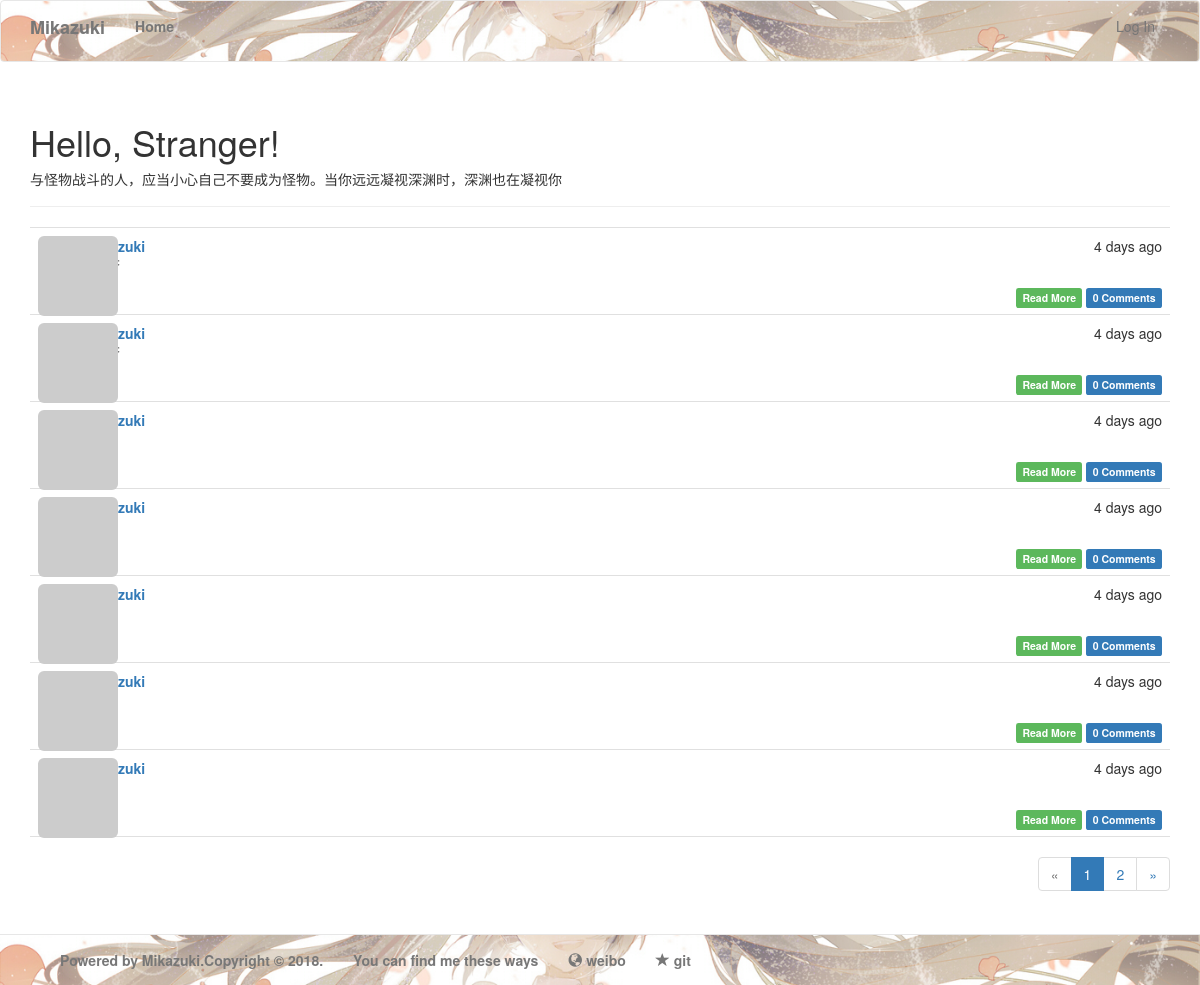
/, run on an earlier commit of the app's database.
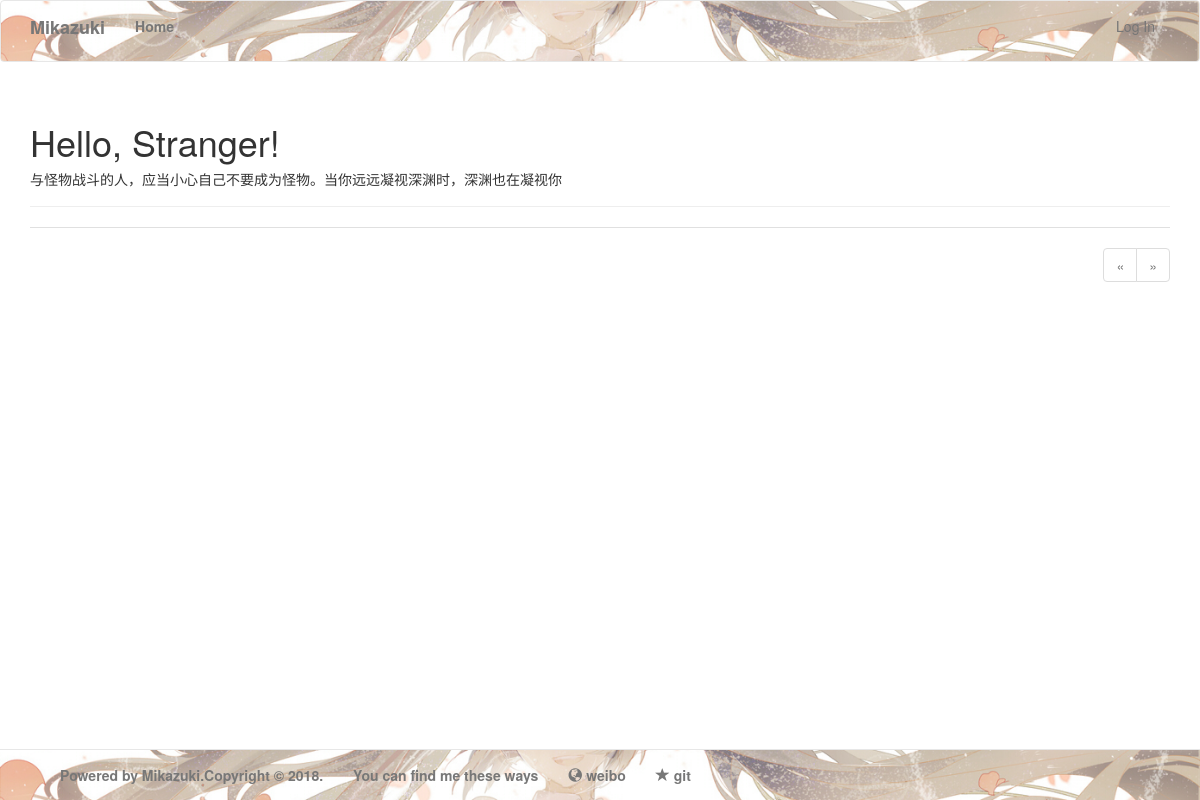
And on a later commit of the database.
### app/models.py (models this page shows, shortened)
class Post(db.Model):
    __tablename__ = 'posts'
    id = db.Column(db.Integer,primary_key=True)
    body = db.Column(db.Text)
    timestamp = db.Column(db.DateTime,index=True,default=datetime.utcnow)
    author_id = db.Column(db.Integer,db.ForeignKey('users.id'))
    comments = db.relationship('Comment',backref='post',lazy='dynamic')
    body_html = db.Column(db.Text)

### app/main/views.py (the view)
@main.route('/',methods=['GET','POST'])
def index():
    form = PostForm()
    if current_user.can(Permission.WRITE_ARTICLES) and form.validate_on_submit():
        post = Post(body=form.body.data,author=current_user._get_current_object())
        db.session.add(post)
        return redirect(url_for('.index'))
    page = request.args.get('page',1,type=int)
    pagination = Post.query.order_by(Post.timestamp.desc()).paginate(page,per_page=current_app.config['FLASKY_POSTS_PRE_PAGE'],error_out=False)
    posts = pagination.items
    return render_template('index.html',form=form,posts=posts,pagination=pagination)

### app/auth/views.py (called while the page is built)
@auth.before_app_request
def before_request():
    if current_user.is_authenticated:
        current_user.ping()
        if not current_user.confirmed \
                and request.endpoint \
                and request.blueprint != 'auth' \
                and request.endpoint != 'static':
            return redirect(url_for('auth.unconfirmed'))

### app/main/__init__.py (called while the page is built)
@main.app_context_processor
def inject_permissions():
    return dict(Permission=Permission)

### app/models.py (called while the page is built)
    def gravatar(self, size=100, default='identicon', rating='g'):
        url = 'https://secure.gravatar.com/avatar'
        hash = hashlib.md5(self.email.lower().encode('utf-8')).hexdigest()
        return '{url}/{hash}?s={size}&d={default}&r={rating}'.format(
            url=url, hash=hash, size=size, default=default, rating=rating)

    def can(self,permissions):
        return False

    def is_administrator(self):
        return False

### app/templates/index.html (shortened to what this page needs)
{% extends "base.html" %}
{% import "bootstrap/wtf.html" as wtf %}
{% import "_macros.html" as macros %}
{% block page_content %}
<div class="page-header">
    <h1>Hello, {% if current_user.is_authenticated %}{{ current_user.username }}{% else %}Stranger{% endif %}!</h1>
    <h5>与怪物战斗的人，应当小心自己不要成为怪物。当你远远凝视深渊时，深渊也在凝视你</h5>
</div>
{% include '_posts.html' %}
{% if pagination %}
<div class="pagination">
    {{ macros.pagination_widget(pagination, '.index') }}
</div>
{% endif %}
{% endblock %}

### app/templates/_posts.html (shortened to what this page needs)
<ul class="posts">
        {% for post in posts %}
        <li class="post">
            <div class="post-thumbnail">
                <a href="{{ url_for('.user', username=post.author.username) }}">
                    {% if post.author.username=="Mikazuki" %}
                    <img class="img-rounded profile-thumbnail" src="{{ url_for('static',filename='admin.jpg') }}" height="40" width="40">
                    {% else %}
                    <img class="img-rounded profile-thumbnail" src="{{ post.author.gravatar(size=40) }}">
                    {% endif %}
                </a>
            </div>
            <div class="post-content">
                <div class="post-date">{{ moment(post.timestamp).fromNow() }}</div>
                <div class="post-author"><a href="{{ url_for('.user', username=post.author.username) }}">{{ post.author.username }}</a></div>
                <div class="post-body">
                    {% if post.body_html %}
                        {% if posts | length == 1 %}
                            {{ post.body_html | safe}}
                        {% else %}
                            {{ post.body_html | truncate(100) | safe }}
                        {% endif %}
                    {% else %}
                        {{ post.body }}
                    {% endif %}
                </div>
                <div class="post-footer">
                    <a href="{{ url_for('.post', id=post.id) }}">
                        <span class="label label-success">Read More</span>
                    </a>
                    <a href="{{ url_for('.post', id=post.id) }}#comments">
                        <span class="label label-primary">{{ post.comments.count() }} Comments</span>
                    </a>
                </div>
            </div>
        </li>
        {% endfor %}
    </ul>

What changed in the data, as far as the page shows it:
removed Post: timestamp "4 days ago", comments.count "0"
removed Post: timestamp "4 days ago", comments.count "0"
removed Post: timestamp "4 days ago", comments.count "0"
removed Post: timestamp "4 days ago", comments.count "0"
removed Post: timestamp "4 days ago", comments.count "0"
removed Post: timestamp "4 days ago", comments.count "0"
removed Post: timestamp "4 days ago", comments.count "0"
Also different on the page:
list line gone: "1"
list line gone: "2"
